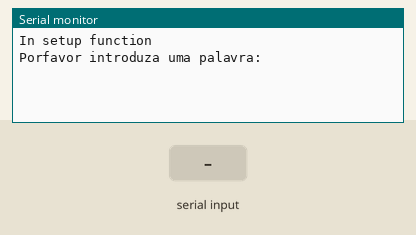
Simulated run of this sketch. Board: Arduino Uno, built with avr-gcc and run on an emulated ATmega328P. Shown: the last lines printed to the serial monitor. The inputs (shaded band) are chosen by the test bench.

Above: at 1.2 s.
1.3 s: "1\n" received over Serial
At 1.8 s:
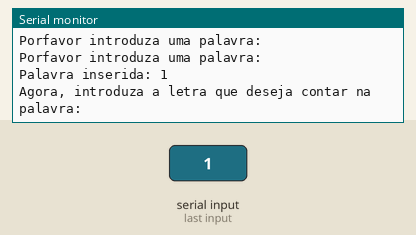
2.8 s: "0\n" received over Serial
At 3.3 s:
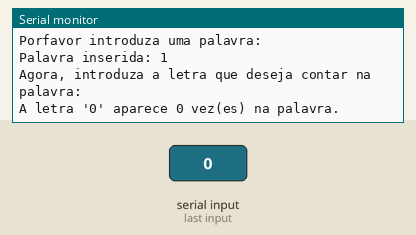

Measured:
- after the input at 1.3 s, the serial monitor: prints a new line at once (image 1)
- after the input at 2.8 s, the serial monitor: prints a new line at once (image 2)

The sketch:

Ficha_1_Exercise_11.ino
```cpp
/////////////////////////////////////////////////
// Ficha Prática 1 - Revisões
/////////////////////////////////////////////////

/////////////////////////////////////////////////
// Eduardo Miguel Moreira Junqueira nº30241 ERSC
/////////////////////////////////////////////////

/////////////////////////////////////////////////
// 2-Exercícios-Ex11:https://www.tinkercad.com/things/edmwHkK1zu8-ficha-1-ex-11/editel?sharecode=2dQtGqAoQO7I20uuaKya3ob3kv9Qn1OwFrMW99BUCbE
/////////////////////////////////////////////////

////////////////////////////////////////////////////
//Implemente um programa que solicite ao utilizador
//uma palavra e uma letra e que imprima na consola o
//número de vezes que a letra é usada na palavra.
/////////////////////////////////////////////////////

//Array para a palavra
char palavra[20];  // Define um array com até 20 caracteres para armazenar a palavra
char letra;  // Variável para armazenar a letra que será contada
int cnt = 0;  // Variável para contar quantas vezes a letra aparece na palavra

//Criar uma função que percorra a palavra e conte quantas vezes a letra aparece.
void CntLetra(){

  cnt = 0;  // Reinicializa o contador

  for (int i = 0; palavra[i] != '\0'; i++) {  // Percorre cada caractere da palavra
    if (palavra[i] == letra) {  // Se o caractere for igual à letra que estamos procurando
      cnt++;  // Incrementa o contador
    }
  }
    // Imprime o resultado
  Serial.print("A letra '");
  Serial.print(letra);
  Serial.print("' aparece ");
  Serial.print(cnt);
  Serial.println(" vez(es) na palavra.");
}
/////////////////////////////////////////////////
// Função Setup - Inicialização
/////////////////////////////////////////////////
void setup() {
  Serial.begin(9600);
  Serial.println("In setup function");
  //Indicar que o utilizador insira uma palavra.
  Serial.println("Porfavor introduza uma palavra: ");
}

/////////////////////////////////////////////////
// Função Loop - Loop de controlo
/////////////////////////////////////////////////
void loop() {
  // Verifica se há dados disponíveis no serial para ler a palavra
  if (Serial.available() > 0) {
    Serial.println("Porfavor introduza uma palavra: ");
    //ler a Palavra
    Serial.readBytesUntil('\n', palavra, sizeof(palavra));  // Lê até 20 caracteres ou até encontrar o caractere de nova linha

    Serial.print("Palavra inserida: ");
    Serial.println(palavra);  // Imprime a palavra inserida

     // Solicita a letra que será contada
    Serial.println("Agora, introduza a letra que deseja contar na palavra: ");

    // Aguarda a inserção da letra
    while (Serial.available() == 0) {
      // Espera o utilizador inserir uma letra
    }

    letra = Serial.read();  // Lê a letra que será contada

    //Imprimir o resultado na consola.
  CntLetra();

     // Espera um tempo antes de permitir outra execução
    delay(5000);  // 5 segundos de delay antes de reiniciar
    Serial.println("\nPor favor, introduza uma nova palavra: ");  // Solicita uma nova palavra
}
}
  
```
